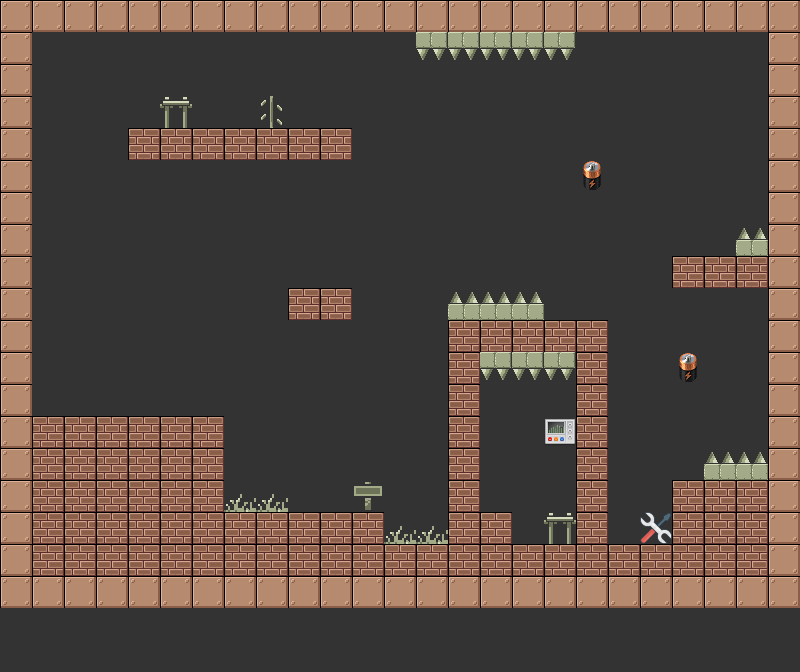

A 2D game scene composited from a Tiled map and its tileset images. What follows is a short description and the map's XML, with each tile layer's data collapsed to a summary:
An orthogonal 25x21 tile map with 32x32 px tiles, 7 tile layers (background, walls, meta, collect, ...), 5 tilesets and 5 objects (SpawnPoint1, Teleport-in, Teleport-out, SpawnPoint2).

<map version="1.0" orientation="orthogonal" renderorder="right-down" width="25" height="21" tilewidth="32" tileheight="32" nextobjectid="10">
 <tileset firstgid="1" name="Battery" tilewidth="32" tileheight="32" tilecount="1" columns="1">
  <image source="../Battery.png" width="32" height="32" />
 </tileset>
 <tileset firstgid="2" name="control_panel" tilewidth="32" tileheight="32" tilecount="1" columns="1">
  <image source="../control_panel.png" width="32" height="32" />
 </tileset>
 <tileset firstgid="3" name="meta_tiles" tilewidth="32" tileheight="32" tilecount="2" columns="2">
  <image source="../meta_tiles.png" width="67" height="34" />
 </tileset>
 <tileset firstgid="5" name="tile_setGameBoyStyle" tilewidth="32" tileheight="32" tilecount="72" columns="6">
  <image source="../tile_setGameBoyStyle.png" width="192" height="384" />
 </tileset>
 <tileset firstgid="77" name="tools-32" tilewidth="32" tileheight="32" tilecount="1" columns="1">
  <image source="../tools-32.png" width="32" height="32" />
 </tileset>
 <layer name="background" width="25" height="21">
  <data>[525 cells, 525 non-empty, 1 distinct tile ids]</data>
 </layer>
 <layer name="walls" width="25" height="21">
  <data>[525 cells, 175 non-empty, 4 distinct tile ids]</data>
 </layer>
 <layer name="meta" width="25" height="21">
  <data>[525 cells, 172 non-empty, 1 distinct tile ids]</data>
 </layer>
 <layer name="collect" width="25" height="21">
  <data>[525 cells, 1 non-empty, 1 distinct tile ids]</data>
 </layer>
 <layer name="fix" width="25" height="21">
  <data>[525 cells, 1 non-empty, 1 distinct tile ids]</data>
 </layer>
 <layer name="energy" width="25" height="21">
  <data>[525 cells, 2 non-empty, 1 distinct tile ids]</data>
 </layer>
 <objectgroup name="objects">
  <object id="1" name="SpawnPoint1" x="90" y="327.5" width="113.75" height="50" />
  <object id="3" name="Teleport-in" x="155" y="66.25" width="42.5" height="65" />
  <object id="4" name="Teleport-out" x="538.75" y="495" width="42.5" height="52.5" />
  <object id="8" x="158.75" y="298.75" height="2.5" />
  <object id="9" name="SpawnPoint2" x="654" y="117" width="75" height="87" />
 </objectgroup>
 <layer name="warnings" width="25" height="21">
  <data>[525 cells, 19 non-empty, 4 distinct tile ids]</data>
 </layer>
</map>
